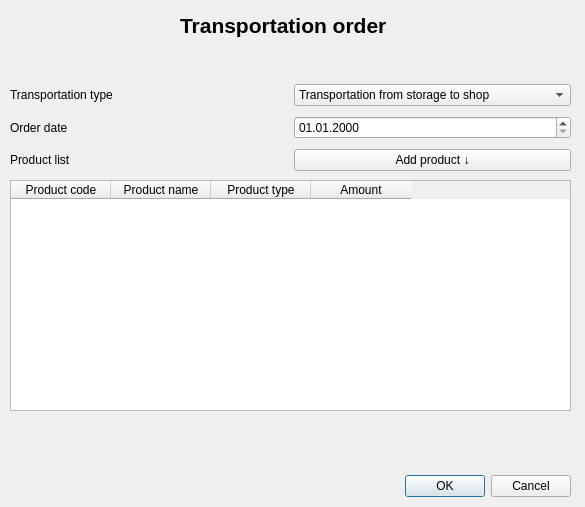
<?xml version="1.0" encoding="UTF-8"?>
<ui version="4.0">
 <class>MoveOrder</class>
 <widget class="QDialog" name="MoveOrder">
  <property name="geometry">
   <rect>
    <x>0</x>
    <y>0</y>
    <width>585</width>
    <height>507</height>
   </rect>
  </property>
  <property name="windowTitle">
   <string>Dialog</string>
  </property>
  <widget class="QDialogButtonBox" name="buttonBox">
   <property name="geometry">
    <rect>
     <x>230</x>
     <y>470</y>
     <width>341</width>
     <height>32</height>
    </rect>
   </property>
   <property name="orientation">
    <enum>Qt::Horizontal</enum>
   </property>
   <property name="standardButtons">
    <set>QDialogButtonBox::Cancel|QDialogButtonBox::Ok</set>
   </property>
  </widget>
  <widget class="QTableWidget" name="table_goods">
   <property name="geometry">
    <rect>
     <x>10</x>
     <y>180</y>
     <width>561</width>
     <height>231</height>
    </rect>
   </property>
   <column>
    <property name="text">
     <string>Product code</string>
    </property>
   </column>
   <column>
    <property name="text">
     <string>Product name</string>
    </property>
   </column>
   <column>
    <property name="text">
     <string>Product type</string>
    </property>
   </column>
   <column>
    <property name="text">
     <string>Amount</string>
    </property>
   </column>
  </widget>
  <widget class="QLabel" name="label_header">
   <property name="geometry">
    <rect>
     <x>180</x>
     <y>10</y>
     <width>211</width>
     <height>31</height>
    </rect>
   </property>
   <property name="font">
    <font>
     <pointsize>16</pointsize>
     <weight>75</weight>
     <bold>true</bold>
    </font>
   </property>
   <property name="text">
    <string>Transportation order</string>
   </property>
  </widget>
  <widget class="QWidget" name="layoutWidget">
   <property name="geometry">
    <rect>
     <x>10</x>
     <y>80</y>
     <width>561</width>
     <height>95</height>
    </rect>
   </property>
   <layout class="QGridLayout" name="grid">
    <item row="0" column="0">
     <widget class="QLabel" name="label_type">
      <property name="text">
       <string>Transportation type</string>
      </property>
     </widget>
    </item>
    <item row="0" column="1">
     <layout class="QHBoxLayout" name="horizontal">
      <item>
       <widget class="QComboBox" name="comboBox_types">
        <item>
         <property name="text">
          <string>Transportation from storage to shop</string>
         </property>
        </item>
        <item>
         <property name="text">
          <string>Transportation from shop to storage</string>
         </property>
        </item>
       </widget>
      </item>
     </layout>
    </item>
    <item row="1" column="0">
     <widget class="QLabel" name="label_order_date">
      <property name="text">
       <string>Order date</string>
      </property>
     </widget>
    </item>
    <item row="1" column="1">
     <widget class="QDateEdit" name="dateEdit_order_date">
      <property name="displayFormat">
       <string>dd.MM.yyyy</string>
      </property>
     </widget>
    </item>
    <item row="2" column="0">
     <widget class="QLabel" name="label_list">
      <property name="text">
       <string>Product list</string>
      </property>
     </widget>
    </item>
    <item row="2" column="1">
     <widget class="QPushButton" name="button_addproduct">
      <property name="text">
       <string>Add product ↓</string>
      </property>
     </widget>
    </item>
   </layout>
  </widget>
 </widget>
 <resources/>
 <connections>
  <connection>
   <sender>buttonBox</sender>
   <signal>accepted()</signal>
   <receiver>MoveOrder</receiver>
   <slot>accept()</slot>
   <hints>
    <hint type="sourcelabel">
     <x>248</x>
     <y>254</y>
    </hint>
    <hint type="destinationlabel">
     <x>157</x>
     <y>274</y>
    </hint>
   </hints>
  </connection>
  <connection>
   <sender>buttonBox</sender>
   <signal>rejected()</signal>
   <receiver>MoveOrder</receiver>
   <slot>reject()</slot>
   <hints>
    <hint type="sourcelabel">
     <x>316</x>
     <y>260</y>
    </hint>
    <hint type="destinationlabel">
     <x>286</x>
     <y>274</y>
    </hint>
   </hints>
  </connection>
 </connections>
</ui>
